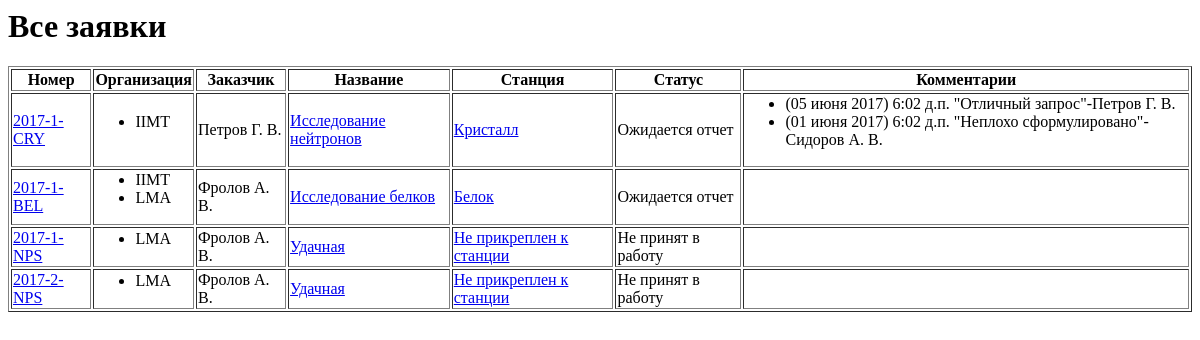
The app's page /show_all_requests/, older data.
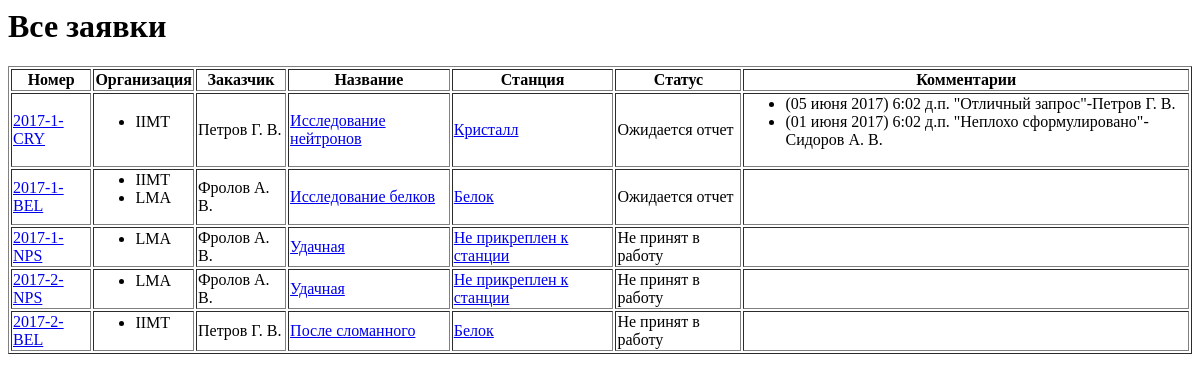
The same page, newer data.
### Dashboard/models.py (models this page shows, shortened)
class Request(models.Model):
    name=models.CharField(max_length=200,default="")
    author=models.ForeignKey(User, related_name='requests_as_author')
    organizations=models.ManyToManyField(Organization, related_name='requests')
    serial=models.CharField(max_length=15,default="")
    description=models.CharField(max_length=2000,default="")
    time_needed=models.IntegerField(default=0)
    date_start=models.DateField(default=datetime.today)
    date_end=models.DateField(default=datetime.today)
    time_start=models.TimeField(default=datetime.now)
    time_end=models.TimeField(default=datetime.now)
    station=models.ForeignKey(Station, related_name='requests')
    metodic=models.ManyToManyField(Metodic, related_name='requests')
    participant=models.ManyToManyField(User, related_name='requests_as_participant')
    equipment=models.ManyToManyField(Equipment, related_name='requests')
    complete_status=models.ForeignKey(CompleteStatus,related_name='requests')
    stage_status=models.ForeignKey(StageStatus,related_name='requests')
    @property
    def ahref_serial(self):
        return '<a href="/requests/' +self.serial+' ">'+self.serial+'</a>'
    @property
    def ahref_name(self):
        return '<a href="/requests/' +self.serial+' ">'+self.name+'</a>'

class Organization(models.Model):
    name=models.CharField(max_length=100,default="")

class User(models.Model):
    name=models.CharField(max_length=100,default="")
    station=models.ManyToManyField(Station,related_name='users')
    organization=models.ManyToManyField(Organization,related_name='users')
    role=models.ForeignKey(Role,related_name='users')
    special_rights=models.ManyToManyField(Right, related_name='users')
    def __str__(self):
        return self.name

class Station(models.Model):
    name=models.CharField(max_length=100,default="")
    short_description=models.CharField(max_length=100,default="")
    @property
    def ahref_name(self):
        return '<a href="/stations/' +self.short_description+' ">'+self.name+'</a>'

class StageStatus(models.Model):
    name=models.CharField(max_length=100,default="")

class Comment(models.Model):
    request=models.ForeignKey(Request, related_name='comments')
    author=models.ForeignKey(User, related_name='comments')
    date_written=models.DateField(default=datetime.today)
    time_written=models.TimeField(default=datetime.today)
    text=models.CharField(max_length=1000,default="")

### Dashboard/views.py (the view)
# urls.py: url(r'^show_all_requests/$', views.show_all_requests, name='show_all_requests'),
def show_all_requests(request):
    context={'all_request': Request.objects.all}
    return render(request,'dashboard/show_all_requests.html',context)

### Dashboard/templates/Dashboard/show_all_requests.html
<h1>Все заявки</h1>
 <table border="1">
 <tr>
 <th>Номер</th>
 <th>Организация</th>
 <th>Заказчик</th>
 <th>Название</th>
 <th>Станция</th>
 <th>Статус</th>
 <th>Комментарии</th>
 </tr>
 {% for one_request in all_request %}
    <tr>
    <td>{{one_request.ahref_serial|safe}} </td>
    <td>
        <ul>
            {% for organization in one_request.organizations.all %}
                <li>{{ organization.name }}</li>
            {% endfor %}
        </ul>
    </td>
    <td>{{ one_request.author.name }}</td>
    <td>{{one_request.ahref_name|safe}}</td>
    <td>{{ one_request.station.ahref_name|safe }}</td>
    <td>{{ one_request.stage_status.name }}</td>
    <td>
        <ul>
          {% for comment in one_request.comments.all %}
             <li>({{ comment.date_written }}) {{ comment.time_written }} "{{ comment.text }}"-{{ comment.author }}</li>
          {% endfor %}
      </ul>
    </td>
    </tr>
 {% endfor %}
 </table>

Row changes from the older to the newer data that the page shows:
added Request: ahref_serial "2017-2-BEL", author.name "Петров Г. В.", ahref_name "После сломанного", station.ahref_name "Белок", stage_status.name "Не принят в работу", Organization (name "IIMT")
